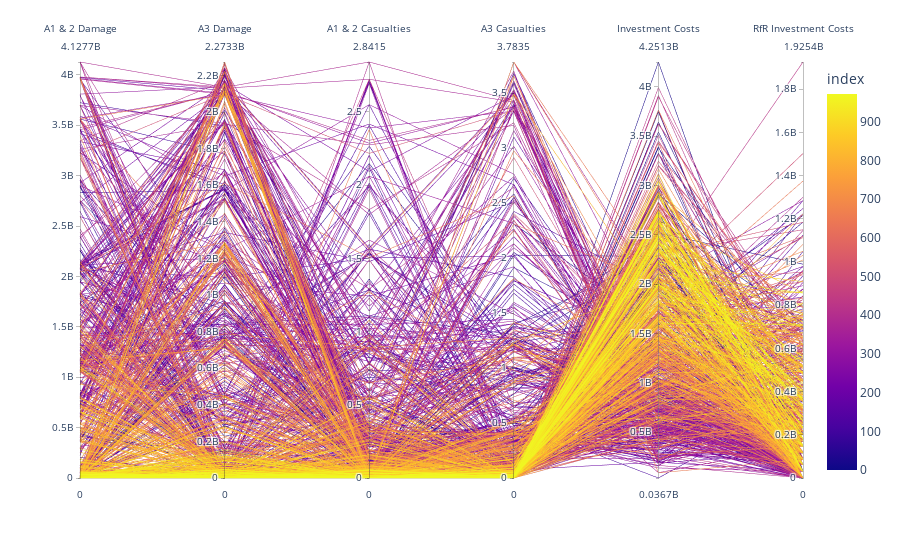

Notebook code cell kept with this figure:
### Markdown cell above
## Show tradeoffs in the resulting optimal policies
The algorithm found 973 solutions.

### Code cell
fig = px.parallel_coordinates(results.iloc[:, 31::], labels= {"A1_2 Aggr Expected Annual Damage" : "A1 & 2 Damage", "A3 Expected Annual Damage" : "A3 Damage", "A1_2 Aggr Expected Number of Deaths" : "A1 & 2 Casualties", "A3 Aggr Expected Number of Deaths" : "A3 Casualties", "A1_5 Dike Investment Costs" : "Investment Costs", "Room for River Investment Costs" : "RfR Investment Costs"}, color=results.index, dimensions = ["A1_2 Aggr Expected Annual Damage", "A3 Expected Annual Damage", "A1_2 Aggr Expected Number of Deaths","A3 Aggr Expected Number of Deaths", "A1_5 Dike Investment Costs", "Room for River Investment Costs" ])
fig.update_layout(showlegend=False)
fig.show()

### Figure 1 — Plotly figure (JSON) as saved in the notebook; plotly's stock layout.template omitted (floating-point values rounded to 4 significant figures; data arrays with more than 128 entries replaced by an {"elided": "..."} marker saying what was removed)
{"data": [{"dimensions": [{"label": "A1 & 2 Damage", "values": {"elided": "973 float values"}}, {"label": "A3 Damage", "values": {"elided": "973 float values"}}, {"label": "A1 & 2 Casualties", "values": {"elided": "973 float values"}}, {"label": "A3 Casualties", "values": {"elided": "973 float values"}}, {"label": "Investment Costs", "values": {"elided": "973 float values"}}, {"label": "RfR Investment Costs", "values": {"elided": "973 float values"}}], "domain": {"x": [0, 1], "y": [0, 1]}, "line": {"color": {"elided": "973 int values"}, "coloraxis": "coloraxis"}, "name": "", "type": "parcoords"}], "layout": {"coloraxis": {"colorbar": {"title": {"text": "index"}}, "colorscale": [[0, "#0d0887"], [0.1111, "#46039f"], [0.2222, "#7201a8"], [0.3333, "#9c179e"], [0.4444, "#bd3786"], [0.5556, "#d8576b"], [0.6667, "#ed7953"], [0.7778, "#fb9f3a"], [0.8889, "#fdca26"], [1, "#f0f921"]]}, "legend": {"tracegroupgap": 0}, "margin": {"t": 60}, "showlegend": false}}
